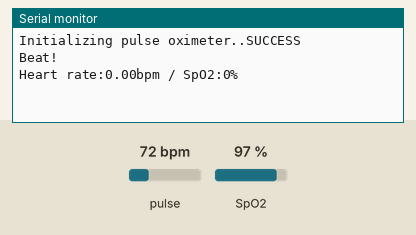
Recording of a sketch running on a simulated Arduino Uno, built with avr-gcc and run on an emulated ATmega328P. On the bench: the last lines printed to the serial monitor. Inputs (shaded band) come from the test bench; at power-on: pulse 72 bpm, SpO2 97 %.

Above: at 1.2 s.
1.3 s: pulse set to 42 bpm
At 2.7 s:
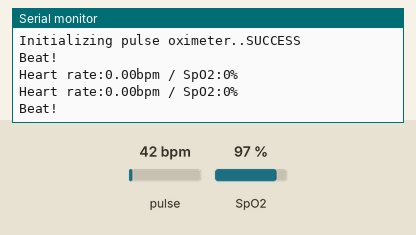
2.8 s: SpO2 set to 80 %
At 3.6 s:
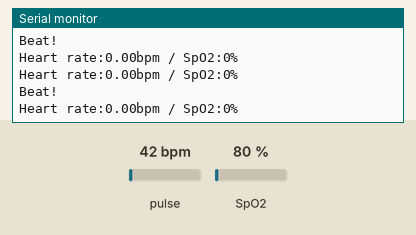
4.3 s: pulse set to 70 bpm
At 7.8 s:
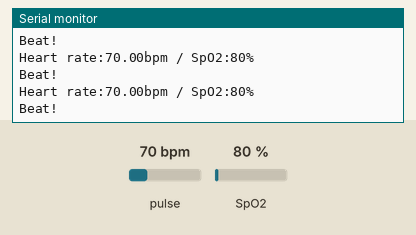
Timing chart, 0 to 9.3 s (numbered marks = the images above; inputs shaded):
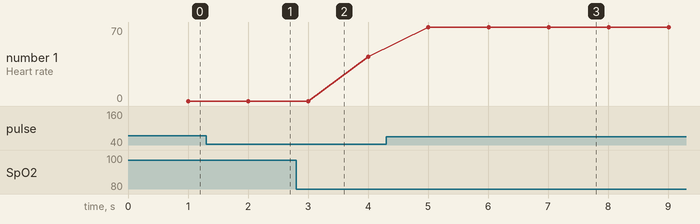

Measured:
- after the input at 4.3 s, the serial monitor: prints a new line after 0.71 s (image 3)
- plotted number 1: 42 → 70 after the input at 4.3 s

The sketch:

blynk_based_heart_rate_display_system.ino
```cpp
//Tech Trends Shameer
//Control LED Using Blynk 2.0/Blynk IOT

//#define BLYNK_TEMPLATE_ID "TMPL4IBitIwh"
//#define BLYNK_DEVICE_NAME "led"
//#define BLYNK_AUTH_TOKEN "CWI8cdxBZ3q5vxPX_BYo0Uedftt6Dn6Z"

/*
 * #define BLYNK_TEMPLATE_ID "TMPLqaipdcQV"
#define BLYNK_DEVICE_NAME "IOT E CARE HAERT"
#define BLYNK_AUTH_TOKEN "t-nxa6-W8pqnKSEHiymMAurl9ITElcES"
#define BLYNK_PRINT Serial
#include <ESP8266WiFi.h>
#include <BlynkSimpleEsp8266.h>
char auth[] = BLYNK_AUTH_TOKEN;
char ssid[] = "A";  // Enter your Wifi Username
char pass[] = "1234567890";  // Enter your Wifi password
////////////////////////////////////////////////////////////////////////
/////////////////////////////////////////////////////////////////////
*/
#include <Wire.h>
#include "MAX30100_PulseOximeter.h"
#define REPORTING_PERIOD_MS     1000
PulseOximeter pox;
unsigned int move_index = 1;
uint32_t tsLastReport = 0;
////////////////////////////////////////////////////////////////////////////////////////////////
void onBeatDetected()
{
    Serial.println("Beat!");
}


////////////////////////////////////////////////////////////////////////////////////////
void setup()
{
  Serial.begin(115200);

 //    gpsSerial.begin(GPSBaud);
    Serial.print("Initializing pulse oximeter..");
    if (!pox.begin()) {
        Serial.println("FAILED");
        for(;;);
    } else {
        Serial.println("SUCCESS");
    }

        pox.setOnBeatDetectedCallback(onBeatDetected);

        // Blynk.begin(auth, ssid, pass);
}


//////////////////////////////////////////////////////////////////////////////////////////


void loop()
{

  heartbeat();
 // Blynk.run();

}


////////////////////////////////////////////////////////////////////////////
void heartbeat(){
    // Make sure to call update as fast as possible
    pox.update();

    // Asynchronously dump heart rate and oxidation levels to the serial
    // For both, a value of 0 means "invalid"
    if (millis() - tsLastReport > REPORTING_PERIOD_MS) {
        Serial.print("Heart rate:");
        Serial.print(pox.getHeartRate());
        Serial.print("bpm / SpO2:");
        Serial.print(pox.getSpO2());
        Serial.println("%");
        tsLastReport = millis();
       //  Blynk.virtualWrite(V0,pox.getHeartRate());
    }


  }
```
